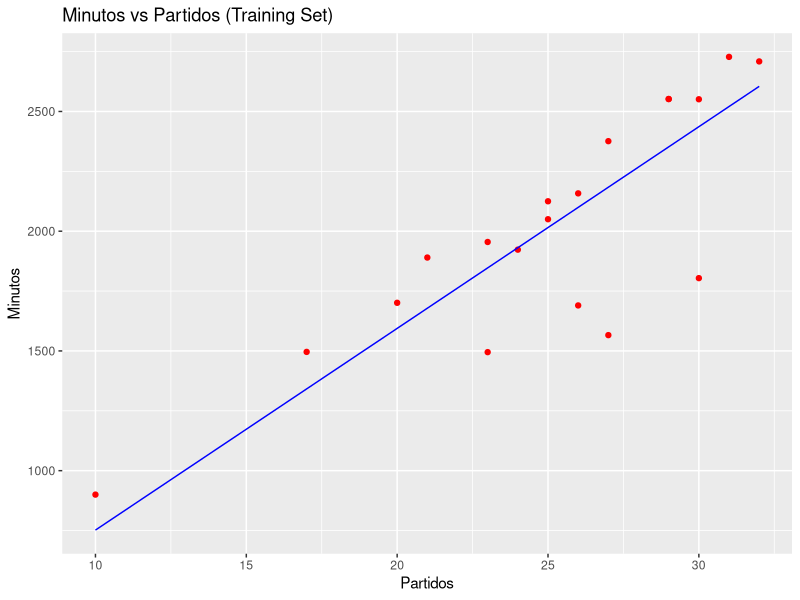
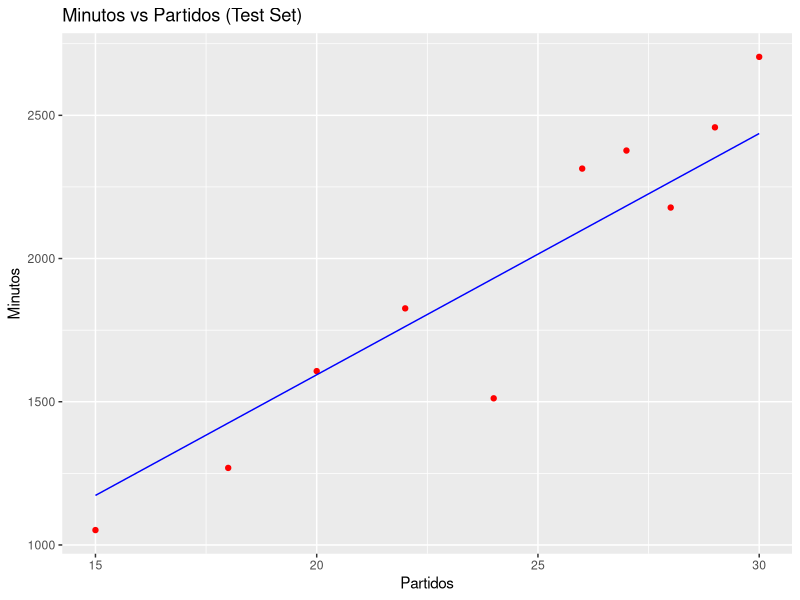

The R script that drew these images, in order:
getwd()
setwd("C:/Users/JS/Documents/DataMining/MachineLearning/SimpleLinearRegression")
getwd()

# Importing the dataset
dataset <- read.csv('Minutos_ por_partido_en_la_temporada.csv')
head(dataset)
# Splitting the dataset into the Training set and Test set
# Install.packages('caTools')
library(caTools)
set.seed(123)
split <- sample.split(dataset$Minutos, SplitRatio = 2/3)
training_set <- subset(dataset, split == TRUE)
test_set <- subset(dataset, split == FALSE)

# Fitting Simple Linear Regression to the Training set
regressor = lm(formula = Minutos ~ Partidos,
               data = dataset)
summary(regressor)

# Predicting the Test set results
y_pred = predict(regressor, newdata = test_set)

# Visualising the Training set results
library(ggplot2)
ggplot() +
  geom_point(aes(x=training_set$Partidos, y=training_set$Minutos),
             color = 'red') +
  geom_line(aes(x = training_set$Partidos, y = predict(regressor, newdata = training_set)),
            color = 'blue') +
  ggtitle('Minutos vs Partidos (Training Set)') +
  xlab('Partidos') +
  ylab('Minutos')

# Visualising the Test set results
ggplot() +
  geom_point(aes(x=test_set$Partidos, y=test_set$Minutos),
             color = 'red') +
  geom_line(aes(x = test_set$Partidos, y = predict(regressor, newdata = test_set)),
            color = 'blue') +
  ggtitle('Minutos vs Partidos (Test Set)') +
  xlab('Partidos') +
  ylab('Minutos')
